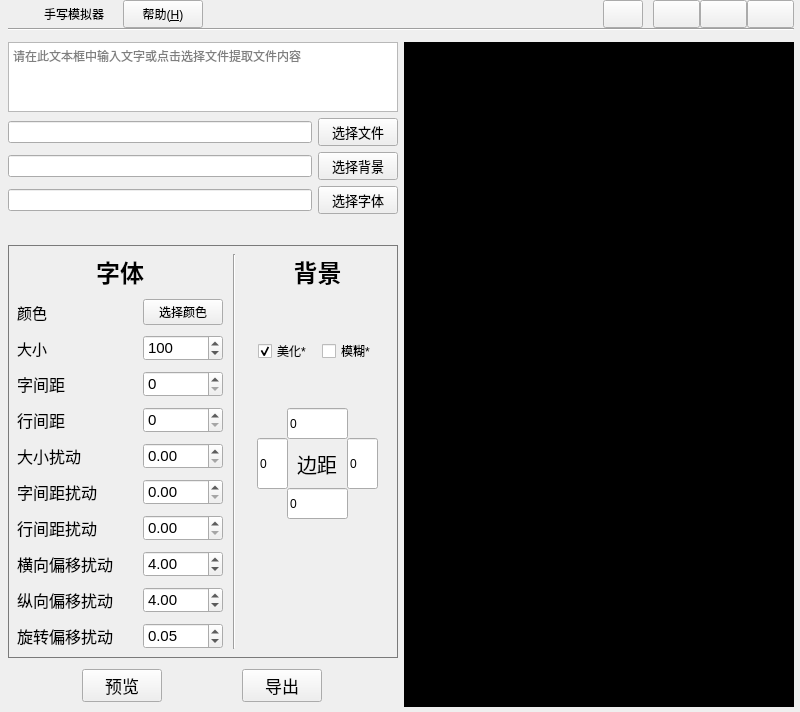
<?xml version="1.0" encoding="UTF-8"?>
<ui version="4.0">
 <class>MainWindow</class>
 <widget class="QMainWindow" name="MainWindow">
  <property name="geometry">
   <rect>
    <x>0</x>
    <y>0</y>
    <width>800</width>
    <height>692</height>
   </rect>
  </property>
  <property name="windowTitle">
   <string>手写模拟器</string>
  </property>
  <property name="windowIcon">
   <iconset>
    <normaloff>:/icon/icons/icon.png</normaloff>:/icon/icons/icon.png</iconset>
  </property>
  <property name="styleSheet">
   <string notr="true">QWidget#configWidget {
	border:1px solid rgb(122, 122, 122);
}
</string>
  </property>
  <widget class="QWidget" name="centralwidget">
   <layout class="QVBoxLayout" name="verticalLayout_9">
    <property name="spacing">
     <number>0</number>
    </property>
    <property name="leftMargin">
     <number>8</number>
    </property>
    <property name="topMargin">
     <number>0</number>
    </property>
    <property name="rightMargin">
     <number>6</number>
    </property>
    <property name="bottomMargin">
     <number>5</number>
    </property>
    <item>
     <widget class="QWidget" name="widget" native="true">
      <property name="styleSheet">
       <string notr="true"/>
      </property>
      <layout class="QVBoxLayout" name="verticalLayout_10">
       <property name="leftMargin">
        <number>0</number>
       </property>
       <property name="topMargin">
        <number>0</number>
       </property>
       <property name="rightMargin">
        <number>0</number>
       </property>
       <property name="bottomMargin">
        <number>0</number>
       </property>
       <item>
        <layout class="QVBoxLayout" name="verticalLayout_8">
         <property name="spacing">
          <number>0</number>
         </property>
         <item>
          <widget class="QWidget" name="titleWidget" native="true">
           <layout class="QHBoxLayout" name="horizontalLayout_9">
            <property name="spacing">
             <number>0</number>
            </property>
            <property name="leftMargin">
             <number>0</number>
            </property>
            <property name="topMargin">
             <number>0</number>
            </property>
            <property name="rightMargin">
             <number>0</number>
            </property>
            <property name="bottomMargin">
             <number>0</number>
            </property>
            <item>
             <widget class="QLabel" name="label_3">
              <property name="sizePolicy">
               <sizepolicy hsizetype="Minimum" vsizetype="Fixed">
                <horstretch>0</horstretch>
                <verstretch>0</verstretch>
               </sizepolicy>
              </property>
              <property name="minimumSize">
               <size>
                <width>23</width>
                <height>23</height>
               </size>
              </property>
              <property name="styleSheet">
               <string notr="true">border-image: url(:/icon/icons/icon.png);</string>
              </property>
              <property name="text">
               <string/>
              </property>
             </widget>
            </item>
            <item>
             <spacer name="horizontalSpacer_8">
              <property name="orientation">
               <enum>Qt::Horizontal</enum>
              </property>
              <property name="sizeType">
               <enum>QSizePolicy::Fixed</enum>
              </property>
              <property name="sizeHint" stdset="0">
               <size>
                <width>13</width>
                <height>13</height>
               </size>
              </property>
             </spacer>
            </item>
            <item>
             <widget class="QLabel" name="label_4">
              <property name="font">
               <font>
                <pointsize>9</pointsize>
               </font>
              </property>
              <property name="text">
               <string>手写模拟器</string>
              </property>
              <property name="alignment">
               <set>Qt::AlignLeading|Qt::AlignLeft|Qt::AlignVCenter</set>
              </property>
             </widget>
            </item>
            <item>
             <spacer name="horizontalSpacer_11">
              <property name="orientation">
               <enum>Qt::Horizontal</enum>
              </property>
              <property name="sizeType">
               <enum>QSizePolicy::Fixed</enum>
              </property>
              <property name="sizeHint" stdset="0">
               <size>
                <width>18</width>
                <height>20</height>
               </size>
              </property>
             </spacer>
            </item>
            <item>
             <widget class="QPushButton" name="helpPushButton">
              <property name="sizePolicy">
               <sizepolicy hsizetype="Minimum" vsizetype="Minimum">
                <horstretch>0</horstretch>
                <verstretch>0</verstretch>
               </sizepolicy>
              </property>
              <property name="minimumSize">
               <size>
                <width>47</width>
                <height>28</height>
               </size>
              </property>
              <property name="font">
               <font>
                <family>Microsoft YaHei UI</family>
                <pointsize>9</pointsize>
                <italic>false</italic>
                <underline>false</underline>
                <strikeout>false</strikeout>
                <kerning>true</kerning>
               </font>
              </property>
              <property name="text">
               <string>帮助(&amp;H)</string>
              </property>
             </widget>
            </item>
            <item>
             <spacer name="horizontalSpacer_9">
              <property name="orientation">
               <enum>Qt::Horizontal</enum>
              </property>
              <property name="sizeHint" stdset="0">
               <size>
                <width>37</width>
                <height>17</height>
               </size>
              </property>
             </spacer>
            </item>
            <item>
             <widget class="QPushButton" name="setPushButton">
              <property name="sizePolicy">
               <sizepolicy hsizetype="Fixed" vsizetype="Fixed">
                <horstretch>0</horstretch>
                <verstretch>0</verstretch>
               </sizepolicy>
              </property>
              <property name="minimumSize">
               <size>
                <width>0</width>
                <height>28</height>
               </size>
              </property>
              <property name="styleSheet">
               <string notr="true"/>
              </property>
              <property name="text">
               <string/>
              </property>
             </widget>
            </item>
            <item>
             <spacer name="horizontalSpacer_10">
              <property name="orientation">
               <enum>Qt::Horizontal</enum>
              </property>
              <property name="sizeType">
               <enum>QSizePolicy::Fixed</enum>
              </property>
              <property name="sizeHint" stdset="0">
               <size>
                <width>10</width>
                <height>20</height>
               </size>
              </property>
             </spacer>
            </item>
            <item>
             <widget class="QPushButton" name="minPushButton">
              <property name="sizePolicy">
               <sizepolicy hsizetype="Minimum" vsizetype="Minimum">
                <horstretch>0</horstretch>
                <verstretch>0</verstretch>
               </sizepolicy>
              </property>
              <property name="minimumSize">
               <size>
                <width>47</width>
                <height>28</height>
               </size>
              </property>
              <property name="styleSheet">
               <string notr="true"/>
              </property>
              <property name="text">
               <string/>
              </property>
             </widget>
            </item>
            <item>
             <widget class="QPushButton" name="maxPushButton">
              <property name="sizePolicy">
               <sizepolicy hsizetype="Minimum" vsizetype="Minimum">
                <horstretch>0</horstretch>
                <verstretch>0</verstretch>
               </sizepolicy>
              </property>
              <property name="minimumSize">
               <size>
                <width>47</width>
                <height>28</height>
               </size>
              </property>
              <property name="styleSheet">
               <string notr="true"/>
              </property>
              <property name="text">
               <string/>
              </property>
             </widget>
            </item>
            <item>
             <widget class="QPushButton" name="closePushButton">
              <property name="sizePolicy">
               <sizepolicy hsizetype="Minimum" vsizetype="Minimum">
                <horstretch>0</horstretch>
                <verstretch>0</verstretch>
               </sizepolicy>
              </property>
              <property name="minimumSize">
               <size>
                <width>47</width>
                <height>28</height>
               </size>
              </property>
              <property name="styleSheet">
               <string notr="true"/>
              </property>
              <property name="text">
               <string/>
              </property>
             </widget>
            </item>
           </layout>
          </widget>
         </item>
         <item>
          <widget class="Line" name="line_2">
           <property name="orientation">
            <enum>Qt::Horizontal</enum>
           </property>
          </widget>
         </item>
        </layout>
       </item>
       <item>
        <spacer name="verticalSpacer_8">
         <property name="orientation">
          <enum>Qt::Vertical</enum>
         </property>
         <property name="sizeType">
          <enum>QSizePolicy::Fixed</enum>
         </property>
         <property name="sizeHint" stdset="0">
          <size>
           <width>20</width>
           <height>5</height>
          </size>
         </property>
        </spacer>
       </item>
       <item>
        <layout class="QHBoxLayout" name="horizontalLayout_8" stretch="1,1">
         <item>
          <layout class="QVBoxLayout" name="verticalLayout_7">
           <item>
            <layout class="QVBoxLayout" name="verticalLayout_6">
             <item>
              <layout class="QVBoxLayout" name="verticalLayout_2">
               <item>
                <widget class="QPlainTextEdit" name="plainTextEdit">
                 <property name="maximumBlockCount">
                  <number>0</number>
                 </property>
                 <property name="placeholderText">
                  <string>请在此文本框中输入文字或点击选择文件提取文件内容</string>
                 </property>
                </widget>
               </item>
               <item>
                <layout class="QVBoxLayout" name="verticalLayout">
                 <item>
                  <layout class="QHBoxLayout" name="horizontalLayout" stretch="10,1">
                   <item>
                    <widget class="QLineEdit" name="fileLineEdit">
                     <property name="placeholderText">
                      <string/>
                     </property>
                     <property name="clearButtonEnabled">
                      <bool>true</bool>
                     </property>
                    </widget>
                   </item>
                   <item>
                    <widget class="QPushButton" name="filePushButton">
                     <property name="sizePolicy">
                      <sizepolicy hsizetype="Expanding" vsizetype="Fixed">
                       <horstretch>0</horstretch>
                       <verstretch>0</verstretch>
                      </sizepolicy>
                     </property>
                     <property name="font">
                      <font>
                       <pointsize>10</pointsize>
                      </font>
                     </property>
                     <property name="text">
                      <string>选择文件</string>
                     </property>
                    </widget>
                   </item>
                  </layout>
                 </item>
                 <item>
                  <layout class="QHBoxLayout" name="horizontalLayout_2" stretch="10,1">
                   <item>
                    <widget class="QLineEdit" name="bgLineEdit"/>
                   </item>
                   <item>
                    <widget class="QPushButton" name="bgPushButton">
                     <property name="sizePolicy">
                      <sizepolicy hsizetype="Expanding" vsizetype="Fixed">
                       <horstretch>0</horstretch>
                       <verstretch>0</verstretch>
                      </sizepolicy>
                     </property>
                     <property name="font">
                      <font>
                       <pointsize>10</pointsize>
                      </font>
                     </property>
                     <property name="text">
                      <string>选择背景</string>
                     </property>
                    </widget>
                   </item>
                  </layout>
                 </item>
                 <item>
                  <layout class="QHBoxLayout" name="horizontalLayout_3" stretch="10,1">
                   <item>
                    <widget class="QLineEdit" name="fontLineEdit"/>
                   </item>
                   <item>
                    <widget class="QPushButton" name="fontPushButton">
                     <property name="sizePolicy">
                      <sizepolicy hsizetype="Expanding" vsizetype="Fixed">
                       <horstretch>0</horstretch>
                       <verstretch>0</verstretch>
                      </sizepolicy>
                     </property>
                     <property name="font">
                      <font>
                       <pointsize>10</pointsize>
                      </font>
                     </property>
                     <property name="text">
                      <string>选择字体</string>
                     </property>
                    </widget>
                   </item>
                  </layout>
                 </item>
                </layout>
               </item>
              </layout>
             </item>
             <item>
              <spacer name="verticalSpacer_2">
               <property name="orientation">
                <enum>Qt::Vertical</enum>
               </property>
               <property name="sizeType">
                <enum>QSizePolicy::Fixed</enum>
               </property>
               <property name="sizeHint" stdset="0">
                <size>
                 <width>20</width>
                 <height>25</height>
                </size>
               </property>
              </spacer>
             </item>
             <item>
              <widget class="QWidget" name="configWidget" native="true">
               <property name="focusPolicy">
                <enum>Qt::NoFocus</enum>
               </property>
               <property name="styleSheet">
                <string notr="true"/>
               </property>
               <layout class="QHBoxLayout" name="horizontalLayout_7" stretch="1,0,1">
                <property name="spacing">
                 <number>10</number>
                </property>
                <property name="bottomMargin">
                 <number>9</number>
                </property>
                <item>
                 <layout class="QVBoxLayout" name="verticalLayout_4">
                  <item>
                   <widget class="QLabel" name="label">
                    <property name="font">
                     <font>
                      <pointsize>18</pointsize>
                      <bold>true</bold>
                     </font>
                    </property>
                    <property name="text">
                     <string>字体</string>
                    </property>
                    <property name="alignment">
                     <set>Qt::AlignCenter</set>
                    </property>
                   </widget>
                  </item>
                  <item>
                   <spacer name="verticalSpacer_3">
                    <property name="orientation">
                     <enum>Qt::Vertical</enum>
                    </property>
                    <property name="sizeHint" stdset="0">
                     <size>
                      <width>20</width>
                      <height>40</height>
                     </size>
                    </property>
                   </spacer>
                  </item>
                  <item>
                   <layout class="QGridLayout" name="gridLayout">
                    <item row="8" column="1">
                     <widget class="QLabel" name="label_14">
                      <property name="font">
                       <font>
                        <pointsize>12</pointsize>
                       </font>
                      </property>
                      <property name="text">
                       <string>纵向偏移扰动</string>
                      </property>
                     </widget>
                    </item>
                    <item row="6" column="1">
                     <widget class="QLabel" name="label_10">
                      <property name="font">
                       <font>
                        <pointsize>12</pointsize>
                       </font>
                      </property>
                      <property name="text">
                       <string>行间距扰动</string>
                      </property>
                     </widget>
                    </item>
                    <item row="6" column="3">
                     <widget class="QDoubleSpinBox" name="verDoubleSpinBox">
                      <property name="font">
                       <font>
                        <pointsize>11</pointsize>
                       </font>
                      </property>
                      <property name="maximum">
                       <double>99.000000000000000</double>
                      </property>
                      <property name="singleStep">
                       <double>0.100000000000000</double>
                      </property>
                     </widget>
                    </item>
                    <item row="2" column="0">
                     <spacer name="horizontalSpacer_5">
                      <property name="orientation">
                       <enum>Qt::Horizontal</enum>
                      </property>
                      <property name="sizeType">
                       <enum>QSizePolicy::Preferred</enum>
                      </property>
                      <property name="sizeHint" stdset="0">
                       <size>
                        <width>40</width>
                        <height>20</height>
                       </size>
                      </property>
                     </spacer>
                    </item>
                    <item row="4" column="1">
                     <widget class="QLabel" name="label_8">
                      <property name="font">
                       <font>
                        <pointsize>12</pointsize>
                       </font>
                      </property>
                      <property name="text">
                       <string>大小扰动</string>
                      </property>
                     </widget>
                    </item>
                    <item row="0" column="3">
                     <widget class="QPushButton" name="colorPushButton">
                      <property name="text">
                       <string>选择颜色</string>
                      </property>
                     </widget>
                    </item>
                    <item row="3" column="1">
                     <widget class="QLabel" name="label_16">
                      <property name="font">
                       <font>
                        <pointsize>12</pointsize>
                       </font>
                      </property>
                      <property name="text">
                       <string>行间距</string>
                      </property>
                     </widget>
                    </item>
                    <item row="5" column="2">
                     <spacer name="horizontalSpacer">
                      <property name="orientation">
                       <enum>Qt::Horizontal</enum>
                      </property>
                      <property name="sizeType">
                       <enum>QSizePolicy::Fixed</enum>
                      </property>
                      <property name="sizeHint" stdset="0">
                       <size>
                        <width>20</width>
                        <height>20</height>
                       </size>
                      </property>
                     </spacer>
                    </item>
                    <item row="5" column="3">
                     <widget class="QDoubleSpinBox" name="horDoubleSpinBox">
                      <property name="font">
                       <font>
                        <pointsize>11</pointsize>
                       </font>
                      </property>
                      <property name="minimum">
                       <double>0.000000000000000</double>
                      </property>
                      <property name="maximum">
                       <double>99.000000000000000</double>
                      </property>
                      <property name="singleStep">
                       <double>0.100000000000000</double>
                      </property>
                      <property name="value">
                       <double>0.000000000000000</double>
                      </property>
                     </widget>
                    </item>
                    <item row="3" column="4">
                     <spacer name="horizontalSpacer_4">
                      <property name="orientation">
                       <enum>Qt::Horizontal</enum>
                      </property>
                      <property name="sizeType">
                       <enum>QSizePolicy::Preferred</enum>
                      </property>
                      <property name="sizeHint" stdset="0">
                       <size>
                        <width>40</width>
                        <height>20</height>
                       </size>
                      </property>
                     </spacer>
                    </item>
                    <item row="9" column="1">
                     <widget class="QLabel" name="label_15">
                      <property name="font">
                       <font>
                        <pointsize>12</pointsize>
                       </font>
                      </property>
                      <property name="text">
                       <string>旋转偏移扰动</string>
                      </property>
                     </widget>
                    </item>
                    <item row="7" column="3">
                     <widget class="QDoubleSpinBox" name="rHorDoubleSpinBox">
                      <property name="font">
                       <font>
                        <pointsize>11</pointsize>
                       </font>
                      </property>
                      <property name="maximum">
                       <double>99.000000000000000</double>
                      </property>
                      <property name="singleStep">
                       <double>0.100000000000000</double>
                      </property>
                      <property name="value">
                       <double>4.000000000000000</double>
                      </property>
                     </widget>
                    </item>
                    <item row="4" column="3">
                     <widget class="QDoubleSpinBox" name="sizeDoubleSpinBox">
                      <property name="font">
                       <font>
                        <pointsize>11</pointsize>
                       </font>
                      </property>
                      <property name="minimum">
                       <double>0.000000000000000</double>
                      </property>
                      <property name="maximum">
                       <double>99.000000000000000</double>
                      </property>
                      <property name="singleStep">
                       <double>0.100000000000000</double>
                      </property>
                      <property name="value">
                       <double>0.000000000000000</double>
                      </property>
                     </widget>
                    </item>
                    <item row="2" column="1">
                     <widget class="QLabel" name="label_17">
                      <property name="font">
                       <font>
                        <pointsize>12</pointsize>
                       </font>
                      </property>
                      <property name="text">
                       <string>字间距</string>
                      </property>
                     </widget>
                    </item>
                    <item row="5" column="1">
                     <widget class="QLabel" name="label_9">
                      <property name="font">
                       <font>
                        <pointsize>12</pointsize>
                       </font>
                      </property>
                      <property name="text">
                       <string>字间距扰动</string>
                      </property>
                     </widget>
                    </item>
                    <item row="10" column="1">
                     <spacer name="verticalSpacer_4">
                      <property name="orientation">
                       <enum>Qt::Vertical</enum>
                      </property>
                      <property name="sizeType">
                       <enum>QSizePolicy::Preferred</enum>
                      </property>
                      <property name="sizeHint" stdset="0">
                       <size>
                        <width>20</width>
                        <height>40</height>
                       </size>
                      </property>
                     </spacer>
                    </item>
                    <item row="9" column="3">
                     <widget class="QDoubleSpinBox" name="rRotatedoubleSpinBox">
                      <property name="font">
                       <font>
                        <pointsize>11</pointsize>
                       </font>
                      </property>
                      <property name="maximum">
                       <double>99.000000000000000</double>
                      </property>
                      <property name="singleStep">
                       <double>0.010000000000000</double>
                      </property>
                      <property name="value">
                       <double>0.050000000000000</double>
                      </property>
                     </widget>
                    </item>
                    <item row="8" column="3">
                     <widget class="QDoubleSpinBox" name="rVerDoubleSpinBox">
                      <property name="font">
                       <font>
                        <pointsize>11</pointsize>
                       </font>
                      </property>
                      <property name="maximum">
                       <double>99.000000000000000</double>
                      </property>
                      <property name="singleStep">
                       <double>0.100000000000000</double>
                      </property>
                      <property name="value">
                       <double>4.000000000000000</double>
                      </property>
                     </widget>
                    </item>
                    <item row="0" column="1">
                     <widget class="QLabel" name="label_7">
                      <property name="font">
                       <font>
                        <pointsize>11</pointsize>
                       </font>
                      </property>
                      <property name="text">
                       <string>颜色</string>
                      </property>
                     </widget>
                    </item>
                    <item row="2" column="3">
                     <widget class="QSpinBox" name="horizontalSpinBox">
                      <property name="font">
                       <font>
                        <pointsize>11</pointsize>
                       </font>
                      </property>
                      <property name="maximum">
                       <number>999</number>
                      </property>
                     </widget>
                    </item>
                    <item row="3" column="3">
                     <widget class="QSpinBox" name="verticalSpinBox">
                      <property name="font">
                       <font>
                        <pointsize>11</pointsize>
                       </font>
                      </property>
                      <property name="maximum">
                       <number>999</number>
                      </property>
                     </widget>
                    </item>
                    <item row="7" column="1">
                     <widget class="QLabel" name="label_12">
                      <property name="font">
                       <font>
                        <pointsize>12</pointsize>
                       </font>
                      </property>
                      <property name="text">
                       <string>横向偏移扰动</string>
                      </property>
                     </widget>
                    </item>
                    <item row="1" column="1">
                     <widget class="QLabel" name="label_5">
                      <property name="font">
                       <font>
                        <pointsize>11</pointsize>
                       </font>
                      </property>
                      <property name="text">
                       <string>大小</string>
                      </property>
                     </widget>
                    </item>
                    <item row="1" column="3">
                     <widget class="QSpinBox" name="sizeSpinBox">
                      <property name="font">
                       <font>
                        <pointsize>11</pointsize>
                       </font>
                      </property>
                      <property name="minimum">
                       <number>1</number>
                      </property>
                      <property name="maximum">
                       <number>999</number>
                      </property>
                      <property name="value">
                       <number>100</number>
                      </property>
                     </widget>
                    </item>
                   </layout>
                  </item>
                 </layout>
                </item>
                <item>
                 <widget class="Line" name="line">
                  <property name="orientation">
                   <enum>Qt::Vertical</enum>
                  </property>
                 </widget>
                </item>
                <item>
                 <layout class="QVBoxLayout" name="verticalLayout_5">
                  <item>
                   <layout class="QVBoxLayout" name="verticalLayout_3">
                    <item>
                     <widget class="QLabel" name="label_2">
                      <property name="font">
                       <font>
                        <pointsize>18</pointsize>
                        <bold>true</bold>
                       </font>
                      </property>
                      <property name="text">
                       <string>背景</string>
                      </property>
                      <property name="alignment">
                       <set>Qt::AlignCenter</set>
                      </property>
                     </widget>
                    </item>
                    <item>
                     <spacer name="verticalSpacer">
                      <property name="orientation">
                       <enum>Qt::Vertical</enum>
                      </property>
                      <property name="sizeType">
                       <enum>QSizePolicy::Preferred</enum>
                      </property>
                      <property name="sizeHint" stdset="0">
                       <size>
                        <width>20</width>
                        <height>40</height>
                       </size>
                      </property>
                     </spacer>
                    </item>
                   </layout>
                  </item>
                  <item>
                   <layout class="QHBoxLayout" name="horizontalLayout_5">
                    <item>
                     <spacer name="horizontalSpacer_7">
                      <property name="orientation">
                       <enum>Qt::Horizontal</enum>
                      </property>
                      <property name="sizeHint" stdset="0">
                       <size>
                        <width>40</width>
                        <height>20</height>
                       </size>
                      </property>
                     </spacer>
                    </item>
                    <item>
                     <widget class="QCheckBox" name="optimizeCheckBox">
                      <property name="sizePolicy">
                       <sizepolicy hsizetype="Fixed" vsizetype="Fixed">
                        <horstretch>0</horstretch>
                        <verstretch>0</verstretch>
                       </sizepolicy>
                      </property>
                      <property name="text">
                       <string>美化*</string>
                      </property>
                      <property name="checked">
                       <bool>true</bool>
                      </property>
                     </widget>
                    </item>
                    <item>
                     <widget class="QCheckBox" name="vagueCheckBox">
                      <property name="sizePolicy">
                       <sizepolicy hsizetype="Fixed" vsizetype="Fixed">
                        <horstretch>0</horstretch>
                        <verstretch>0</verstretch>
                       </sizepolicy>
                      </property>
                      <property name="text">
                       <string>模糊*</string>
                      </property>
                     </widget>
                    </item>
                    <item>
                     <spacer name="horizontalSpacer_6">
                      <property name="orientation">
                       <enum>Qt::Horizontal</enum>
                      </property>
                      <property name="sizeHint" stdset="0">
                       <size>
                        <width>40</width>
                        <height>20</height>
                       </size>
                      </property>
                     </spacer>
                    </item>
                   </layout>
                  </item>
                  <item>
                   <spacer name="verticalSpacer_5">
                    <property name="orientation">
                     <enum>Qt::Vertical</enum>
                    </property>
                    <property name="sizeType">
                     <enum>QSizePolicy::Preferred</enum>
                    </property>
                    <property name="sizeHint" stdset="0">
                     <size>
                      <width>20</width>
                      <height>35</height>
                     </size>
                    </property>
                   </spacer>
                  </item>
                  <item>
                   <layout class="QHBoxLayout" name="horizontalLayout_4">
                    <item>
                     <spacer name="horizontalSpacer_2">
                      <property name="orientation">
                       <enum>Qt::Horizontal</enum>
                      </property>
                      <property name="sizeType">
                       <enum>QSizePolicy::Expanding</enum>
                      </property>
                      <property name="sizeHint" stdset="0">
                       <size>
                        <width>20</width>
                        <height>20</height>
                       </size>
                      </property>
                     </spacer>
                    </item>
                    <item>
                     <widget class="QWidget" name="widget_2" native="true">
                      <property name="sizePolicy">
                       <sizepolicy hsizetype="Expanding" vsizetype="Expanding">
                        <horstretch>0</horstretch>
                        <verstretch>0</verstretch>
                       </sizepolicy>
                      </property>
                      <property name="minimumSize">
                       <size>
                        <width>121</width>
                        <height>111</height>
                       </size>
                      </property>
                      <property name="styleSheet">
                       <string notr="true"/>
                      </property>
                      <widget class="QLabel" name="label_11">
                       <property name="geometry">
                        <rect>
                         <x>40</x>
                         <y>40</y>
                         <width>41</width>
                         <height>31</height>
                        </rect>
                       </property>
                       <property name="font">
                        <font>
                         <pointsize>15</pointsize>
                        </font>
                       </property>
                       <property name="text">
                        <string>边距</string>
                       </property>
                      </widget>
                      <widget class="QLineEdit" name="leftLineEdit">
                       <property name="geometry">
                        <rect>
                         <x>0</x>
                         <y>30</y>
                         <width>31</width>
                         <height>51</height>
                        </rect>
                       </property>
                       <property name="text">
                        <string>0</string>
                       </property>
                      </widget>
                      <widget class="QLineEdit" name="upLineEdit">
                       <property name="geometry">
                        <rect>
                         <x>30</x>
                         <y>0</y>
                         <width>61</width>
                         <height>31</height>
                        </rect>
                       </property>
                       <property name="text">
                        <string>0</string>
                       </property>
                      </widget>
                      <widget class="QLineEdit" name="downLineEdit">
                       <property name="geometry">
                        <rect>
                         <x>30</x>
                         <y>80</y>
                         <width>61</width>
                         <height>31</height>
                        </rect>
                       </property>
                       <property name="text">
                        <string>0</string>
                       </property>
                      </widget>
                      <widget class="QLineEdit" name="rightLineEdit">
                       <property name="geometry">
                        <rect>
                         <x>90</x>
                         <y>30</y>
                         <width>31</width>
                         <height>51</height>
                        </rect>
                       </property>
                       <property name="text">
                        <string>0</string>
                       </property>
                      </widget>
                     </widget>
                    </item>
                    <item>
                     <spacer name="horizontalSpacer_3">
                      <property name="orientation">
                       <enum>Qt::Horizontal</enum>
                      </property>
                      <property name="sizeType">
                       <enum>QSizePolicy::Expanding</enum>
                      </property>
                      <property name="sizeHint" stdset="0">
                       <size>
                        <width>20</width>
                        <height>20</height>
                       </size>
                      </property>
                     </spacer>
                    </item>
                   </layout>
                  </item>
                 </layout>
                </item>
               </layout>
              </widget>
             </item>
            </layout>
           </item>
           <item>
            <spacer name="verticalSpacer_6">
             <property name="orientation">
              <enum>Qt::Vertical</enum>
             </property>
             <property name="sizeType">
              <enum>QSizePolicy::Fixed</enum>
             </property>
             <property name="sizeHint" stdset="0">
              <size>
               <width>20</width>
               <height>5</height>
              </size>
             </property>
            </spacer>
           </item>
           <item>
            <layout class="QHBoxLayout" name="horizontalLayout_6">
             <item>
              <widget class="QPushButton" name="previewPushButton">
               <property name="sizePolicy">
                <sizepolicy hsizetype="Fixed" vsizetype="Fixed">
                 <horstretch>0</horstretch>
                 <verstretch>0</verstretch>
                </sizepolicy>
               </property>
               <property name="font">
                <font>
                 <pointsize>13</pointsize>
                </font>
               </property>
               <property name="text">
                <string>预览</string>
               </property>
              </widget>
             </item>
             <item>
              <widget class="QPushButton" name="outputPushButton">
               <property name="sizePolicy">
                <sizepolicy hsizetype="Fixed" vsizetype="Fixed">
                 <horstretch>0</horstretch>
                 <verstretch>0</verstretch>
                </sizepolicy>
               </property>
               <property name="font">
                <font>
                 <pointsize>13</pointsize>
                </font>
               </property>
               <property name="text">
                <string>导出</string>
               </property>
              </widget>
             </item>
            </layout>
           </item>
           <item>
            <spacer name="verticalSpacer_7">
             <property name="orientation">
              <enum>Qt::Vertical</enum>
             </property>
             <property name="sizeType">
              <enum>QSizePolicy::Fixed</enum>
             </property>
             <property name="sizeHint" stdset="0">
              <size>
               <width>20</width>
               <height>5</height>
              </size>
             </property>
            </spacer>
           </item>
          </layout>
         </item>
         <item>
          <widget class="QLabel" name="previewLabel">
           <property name="sizePolicy">
            <sizepolicy hsizetype="Ignored" vsizetype="Ignored">
             <horstretch>0</horstretch>
             <verstretch>0</verstretch>
            </sizepolicy>
           </property>
           <property name="minimumSize">
            <size>
             <width>0</width>
             <height>0</height>
            </size>
           </property>
           <property name="styleSheet">
            <string notr="true">background-color: rgb(0, 0, 0);</string>
           </property>
           <property name="text">
            <string/>
           </property>
           <property name="scaledContents">
            <bool>true</bool>
           </property>
          </widget>
         </item>
        </layout>
       </item>
      </layout>
     </widget>
    </item>
   </layout>
  </widget>
 </widget>
 <resources>
  <include location="resource.qrc"/>
 </resources>
 <connections/>
</ui>
